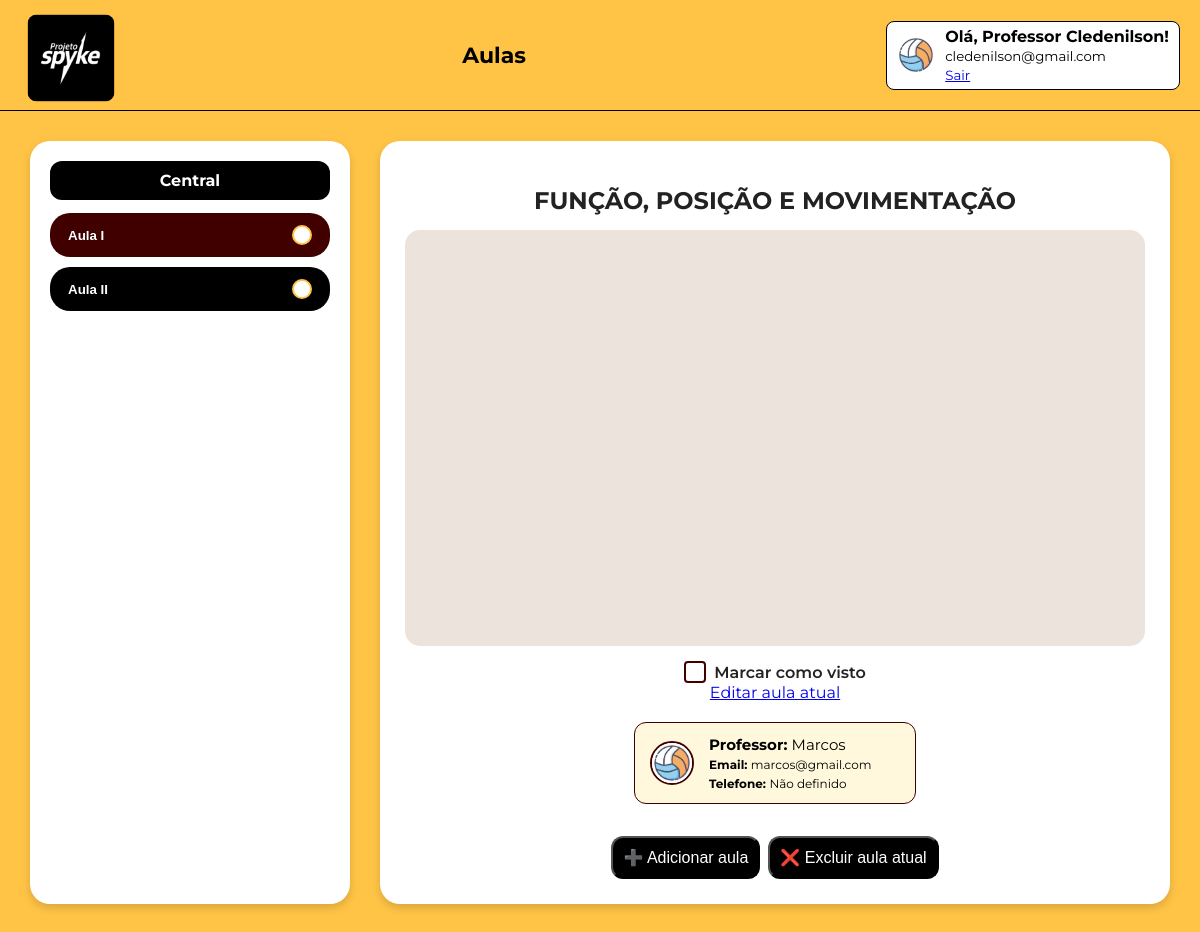
/aulas/central.php (signed in), run on the app's committed database.
### tables this page shows
CREATE TABLE aulas (
  id INT AUTO_INCREMENT PRIMARY KEY,
  modulo VARCHAR(100) NOT NULL,
  numero_aula INT NOT NULL,
  nome_aula VARCHAR(255) DEFAULT '',
  titulo VARCHAR(255) DEFAULT '',
  link_video TEXT DEFAULT '',
  professor_nome VARCHAR(100) DEFAULT '',
  professor_email VARCHAR(100) DEFAULT '',
  professor_telefone VARCHAR(20) DEFAULT ''
);

### aulas/central.php (the view, shortened to what this page needs)
<?php
include "../conexao.php";
$usuario_tipo = isset($_SESSION['user_tipo']) ? $_SESSION['user_tipo'] : null;
$modulo = "central";
$stmt = $conn->prepare("SELECT * FROM aulas WHERE modulo = ? ORDER BY numero_aula ASC");
$stmt->bind_param("s", $modulo);
$stmt->execute();
$result = $stmt->get_result();
$aulas = $result->fetch_all(MYSQLI_ASSOC);
$aulasProgresso = [];
$aulaInicial = $aulas[0] ?? null;
$canEdit = ($usuario_tipo == '2') ? true : false;
?>
<!DOCTYPE html>
<html lang="pt-BR">
<head>
    <link rel="stylesheet" href="aulas.css">
</head>
<body>
<?php include "topo.php"; ?>
<main class="aulas-container">
    <aside class="menu-lateral">
        <h2><?php echo ucfirst($modulo); ?></h2>
        <?php foreach ($aulas as $i => $aula):
            $visto = isset($aulasProgresso[$aula['id']]) ? 1 : 0;
        ?>
            <button class="aula <?php echo $i === 0 ? 'ativa' : ''; ?>"
                    data-id="<?php echo $aula['id']; ?>"
                    data-titulo="<?php echo htmlspecialchars($aula['titulo']); ?>"
                    data-video="<?php echo htmlspecialchars($aula['link_video']); ?>"
                    data-professor_telefone="<?php echo htmlspecialchars($aula['professor_telefone']); ?>"
                    data-professor_nome="<?php echo htmlspecialchars($aula['professor_nome']); ?>"
                    data-professor_email="<?php echo htmlspecialchars($aula['professor_email']); ?>"
                    data-visto="<?php echo $visto; ?>">
                <?php echo htmlspecialchars($aula['nome_aula']); ?>
                <span class="status" title="Clique para marcar como visto"></span>
            </button>
        <?php endforeach; ?>
    </aside>
    <section class="video-area">
        <h2 id="tituloAula"><?php echo htmlspecialchars($aulaInicial['titulo'] ?? ''); ?></h2>
        <div class="video-box">
            <iframe id="videoFrame"
                    src="<?php echo htmlspecialchars($aulaInicial['link_video'] ?? ''); ?>"
                    title="Vídeo da Aula"
                    frameborder="0"
                    allowfullscreen>
            </iframe>
        </div>
        <label class="checkbox-visto">
            <span class="custom-check"></span> Marcar como visto
        </label>
        <?php if ($canEdit && $aulaInicial): ?>
            <a class="btn-editar"
               id="btnEditar"
               href="editar_aula.php?id=<?php echo $aulaInicial['id']; ?>&voltar=<?php echo urlencode($_SERVER['REQUEST_URI']); ?>">
                Editar aula atual
            </a>
        <?php endif; ?>
        <div class="professor-box" id="professorBox">
            <img class="professor-foto" src="../imagens/images.png" alt="Foto do Professor">
            <div>
                <small class="infoprof" id="professorNome"><strong>Professor: </strong><?php echo htmlspecialchars($aulaInicial['professor_nome'] ?? 'Não definido'); ?>    </small><br>
                <small class="info" id="professorEmail"><strong>Email: </strong><?php echo htmlspecialchars($aulaInicial['professor_email'] ?? 'Não definido'); ?></small><br>
                <small class="info" id="professorTelefone"><strong>Telefone: </strong><?php echo htmlspecialchars($aulaInicial['professor_telefone'] ?? 'Não definido'); ?></small>
            </div>
        </div>
        <div id="editorControls" style="margin-top:12px;"></div>
    </section>
</main>
</body>
</html>

### aulas/aulas.css (style rules this page uses)
body { font-family: 'Montserrat', sans-serif; margin: 0; background-color: #ffc446; }
.aulas-container { display: flex; gap: 30px; padding: 30px; }
.menu-lateral { width: 280px; background: white; border-radius: 20px; padding: 20px; box-shadow: 0 4px 8px rgba(0,0,0,0.15); }
.menu-lateral h2 { background: black; color: white; padding: 10px; border-radius: 12px; font-size: 16px; margin-top: 0; text-align: center; }
.aula { display: flex; align-items: center; justify-content: space-between; background: black; color: white; border: none; border-radius: 20px; padding: 12px 18px; width: 100%; margin-top: 10px; font-weight: 600; cursor: pointer; transition: 0.3s; }
.aula.ativa { background: #400000; }
.status { width: 16px; height: 16px; background: white; border-radius: 50%; border: 2px solid #ffc446; transition: 0.3s; cursor: pointer; }
.video-area { flex: 1; background: white; border-radius: 20px; padding: 25px; display: flex; flex-direction: column; align-items: center; box-shadow: 0 4px 8px rgba(0,0,0,0.15); }
.video-area h2 { margin-bottom: 15px; color: #222; text-align: center; }
.video-box { width: 100%; max-width: 800px; aspect-ratio: 16 / 9; background: #ece3dd; border-radius: 15px; overflow: hidden; }
.video-box iframe { width: 100%; height: 100%; border: none; border-radius: 15px; }
.checkbox-visto { display: flex; align-items: center; gap: 8px; margin-top: 15px; cursor: pointer; font-weight: 600; color: #222; }
.custom-check { width: 18px; height: 18px; border: 2px solid #400000; border-radius: 4px; display: inline-block; position: relative; transition: 0.3s; }
.professor-box { display: flex; align-items: center; gap: 15px; background: #fff8dc; border: 1px solid #400000; border-radius: 12px; padding: 15px; margin: 20px 0; color: #000; width: 250px; height: 50px; }
.info { font-size: 12px; }
.infoprof { font-size: 15px; }
.professor-foto { width: 40px; height: 40px; border-radius: 50%; border: 2px solid #400000; object-fit: cover; }

### data on the page
aulas: nome_aula "Aula I", titulo "FUNÇÃO, POSIÇÃO E MOVIMENTAÇÃO", professor_nome "Marcos", professor_email "marcos@gmail.com", professor_telefone "Não definido"
aulas: nome_aula "Aula II"

### other printed values
$_SESSION['user_name'] "Cledenilson"
$_SESSION['user_email'] "cledenilson@gmail.com"
$modulo "Central"
